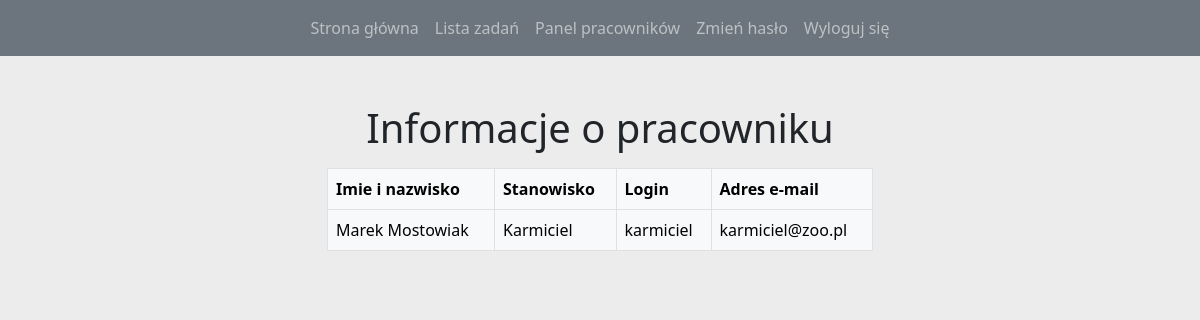
The app's page /karmiciel.php (signed in) with its own data.
### tables this page shows
CREATE TABLE `users` (
  `id` int(5) NOT NULL,
  `login` varchar(255) NOT NULL,
  `psw` varchar(255) NOT NULL,
  `email` varchar(255) NOT NULL,
  `stanowisko` varchar(255) DEFAULT NULL,
  `imie` varchar(255) DEFAULT NULL,
  `nazwisko` varchar(255) DEFAULT NULL
);

### karmiciel.php (the view, shortened to what this page needs)
<?php
    include_once("connect.php");
    $id = $_SESSION['id'];
    $zapytanie = "SELECT * FROM users WHERE id = $id";
    $wynik = $conn->query($zapytanie);
?>
<!DOCTYPE html>
<html lang = "pl">
<head>
    <link rel="stylesheet" href="css/bootstrap.min.css">
    <link rel="stylesheet" type="text/css" href="main.css">
</head>
<body>
<header>
        <nav class="navbar navbar-dark bg-secondary navbar-expand-sm">
            <div class="collapse navbar-collapse nav justify-content-center" id="menu">
                <ul class = "navbar-nav">
                    <li class = "nav-item"><a class = "nav-link" href="index.php">Strona główna</a></li>
                    <li class = "nav-item"><a class = "nav-link" href="lista_zadan.php">Lista zadań</a></li>
                    <li class = "nav-item"><a class = "nav-link" href="login.php">Panel pracowników</a></li>
                    <li class = "nav-item"><a class = "nav-link" href="zmien_haslo.php">Zmień hasło</a></li>
                    <li class = "nav-item"><a class = "nav-link" href="logout.php">Wyloguj się</a></li>
                </ul>
            </div>
        </nav>
    </header>
    <main>
        <div class="container">
            <div class="row justify-content-center">
                <div class="col-md-6 mt-5">
                    <p class="h1 text-center mb-3">Informacje o pracowniku</p>
                    <table class="table  table-bordered table-light">
                        <tr>
                            <td><b>Imie i nazwisko</b></td>
                            <td><b>Stanowisko</b></td>
                            <td><b>Login</b></td>
                            <td><b>Adres e-mail</b></td>
                        </tr>
                        <?php
                            while ($row = $wynik->fetch_assoc()) {
                                echo "<tr>";
                                echo "<td>" . $row['imie'] . " " . $row['nazwisko'] . "</td>";
                                echo "<td>" . $row['stanowisko'] . "</td>";
                                echo "<td>" . $row['login'] . "</td>";
                                echo "<td>" . $row['email'] . "</td>";
                                echo "</tr>";
                            }
                        ?>
                    </table>
                </div>
            </div>
        </div>
    </main>
</body>
</html>

### main.css (style rules this page uses)
body { background-color: #ececec; }

### records on screen
users: imie "Marek", nazwisko "Mostowiak", stanowisko "Karmiciel", login "karmiciel", email "karmiciel@zoo.pl"
